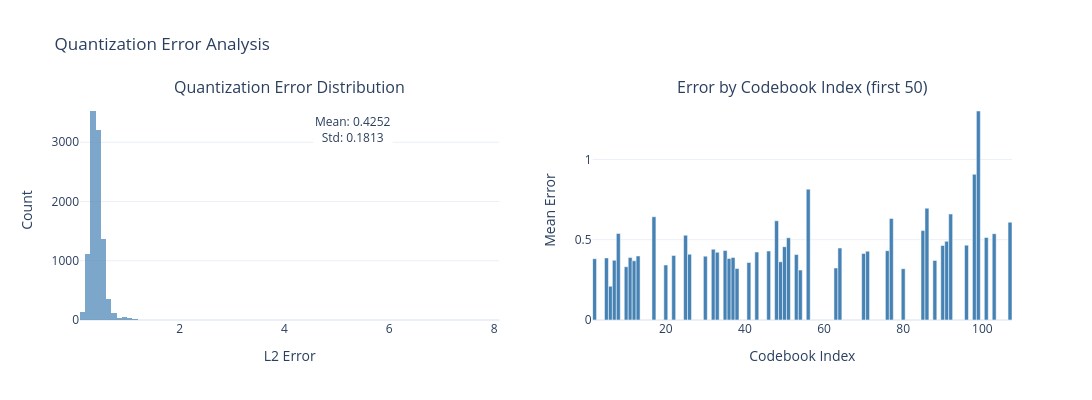

Source (notebook cell):
### Code cell
def plot_quantization_error(embeddings):
    """
    visualize the quantization error (distance from z to z_q).
    """
    if len(embeddings["z_pre"]) == 0:
        print("No embeddings collected, skipping visualization")
        return
    
    ### compute l2 distance between pre and post quantization
    quant_errors = np.linalg.norm(embeddings["z_pre"] - embeddings["z_post"], axis=1)
    
    fig = make_subplots(
        rows=1, cols=2,
        subplot_titles=["Quantization Error Distribution", "Error by Codebook Index (first 50)"]
    )
    
    ### histogram of quantization errors
    fig.add_trace(
        go.Histogram(
            x=quant_errors,
            nbinsx=100,
            marker_color='steelblue',
            opacity=0.7,
            name='Quantization Error'
        ),
        row=1, col=1
    )
    
    ### mean error per codebook index
    unique_codes = np.unique(embeddings["code_indices"].astype(int))
    mean_errors = []
    for code in unique_codes[:50]:  ### limit to first 50 for display
        mask = embeddings["code_indices"] == code
        if mask.sum() > 0:
            mean_errors.append(quant_errors[mask].mean())
        else:
            mean_errors.append(0)
    
    fig.add_trace(
        go.Bar(
            x=unique_codes[:50],
            y=mean_errors,
            marker_color='steelblue',
            name='Mean Error by Code'
        ),
        row=1, col=2
    )
    
    fig.add_annotation(
        x=0.25, y=0.95,
        xref="paper", yref="paper",
        text=f"Mean: {quant_errors.mean():.4f}<br>Std: {quant_errors.std():.4f}",
        showarrow=False,
        font=dict(size=12),
        bgcolor="white"
    )
    
    fig.update_layout(
        title="Quantization Error Analysis",
        height=400,
        width=1100,
        template="plotly_white",
        showlegend=False
    )
    
    fig.update_xaxes(title_text="L2 Error", row=1, col=1)
    fig.update_yaxes(title_text="Count", row=1, col=1)
    fig.update_xaxes(title_text="Codebook Index", row=1, col=2)
    fig.update_yaxes(title_text="Mean Error", row=1, col=2)
    
    fig.show()
    fig.write_html(OUTPUT_DIR / "quantization_error.html")

plot_quantization_error(embeddings)

### Figure 1 — Plotly figure (JSON) as saved in the notebook; plotly's stock layout.template omitted (floating-point values rounded to 4 significant figures; data arrays with more than 128 entries replaced by an {"elided": "..."} marker saying what was removed)
{"data": [{"marker": {"color": "steelblue"}, "name": "Quantization Error", "nbinsx": 100, "opacity": 0.7, "type": "histogram", "x": {"elided": "10000 float values"}, "xaxis": "x", "yaxis": "y"}, {"marker": {"color": "steelblue"}, "name": "Mean Error by Code", "type": "bar", "x": [2, 5, 6, 7, 8, 10, 11, 12, 13, 17, 20, 22, 25, 26, 30, 32, 33, 35, 36, 37, 38, 41, 43, 46, 48, 49, 50, 51, 53, 54, 56, 63, 64, 70, 71, 76, 77, 80, 85, 86, 88, 90, 91, 92, 96, 98, 99, 101, 103, 107], "xaxis": "x2", "y": [0.3816, 0.3867, 0.2106, 0.3717, 0.5387, 0.3319, 0.3889, 0.3687, 0.3987, 0.6432, 0.3425, 0.4019, 0.528, 0.4098, 0.3977, 0.4406, 0.4218, 0.4324, 0.3834, 0.3895, 0.3204, 0.3579, 0.4235, 0.4294, 0.6178, 0.3624, 0.4564, 0.5119, 0.4074, 0.3109, 0.815, 0.3241, 0.4482, 0.4141, 0.4284, 0.4316, 0.6318, 0.3195, 0.5567, 0.6964, 0.3711, 0.4642, 0.4899, 0.6599, 0.4662, 0.9072, 1.301, 0.5137, 0.5374, 0.6091], "yaxis": "y2"}], "layout": {"annotations": [{"font": {"size": 16}, "showarrow": false, "text": "Quantization Error Distribution", "x": 0.225, "xanchor": "center", "xref": "paper", "y": 1, "yanchor": "bottom", "yref": "paper"}, {"font": {"size": 16}, "showarrow": false, "text": "Error by Codebook Index (first 50)", "x": 0.775, "xanchor": "center", "xref": "paper", "y": 1, "yanchor": "bottom", "yref": "paper"}, {"bgcolor": "white", "font": {"size": 12}, "showarrow": false, "text": "Mean: 0.4252<br>Std: 0.1813", "x": 0.25, "xref": "paper", "y": 0.95, "yref": "paper"}], "height": 400, "showlegend": false, "title": {"text": "Quantization Error Analysis"}, "width": 1100, "xaxis": {"anchor": "y", "domain": [0, 0.45], "title": {"text": "L2 Error"}}, "xaxis2": {"anchor": "y2", "domain": [0.55, 1], "title": {"text": "Codebook Index"}}, "yaxis": {"anchor": "x", "domain": [0, 1], "title": {"text": "Count"}}, "yaxis2": {"anchor": "x2", "domain": [0, 1], "title": {"text": "Mean Error"}}}}
